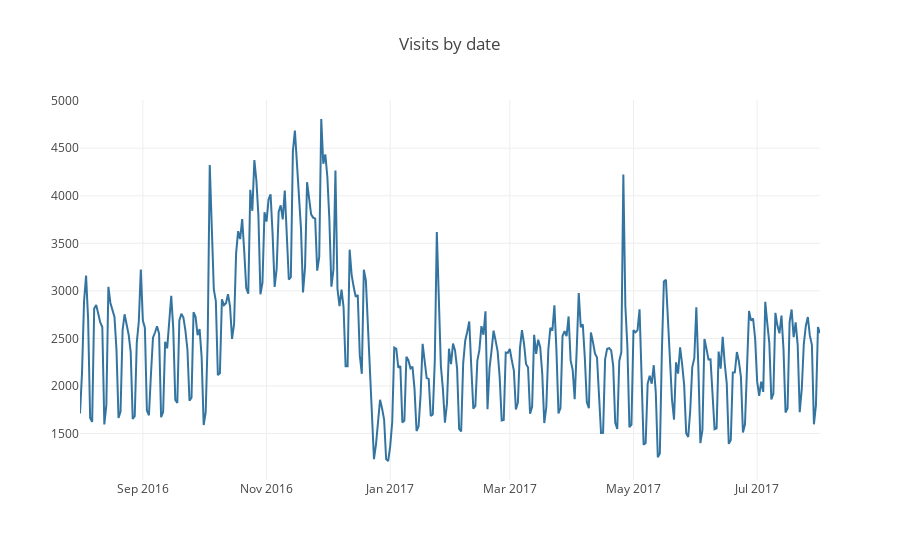
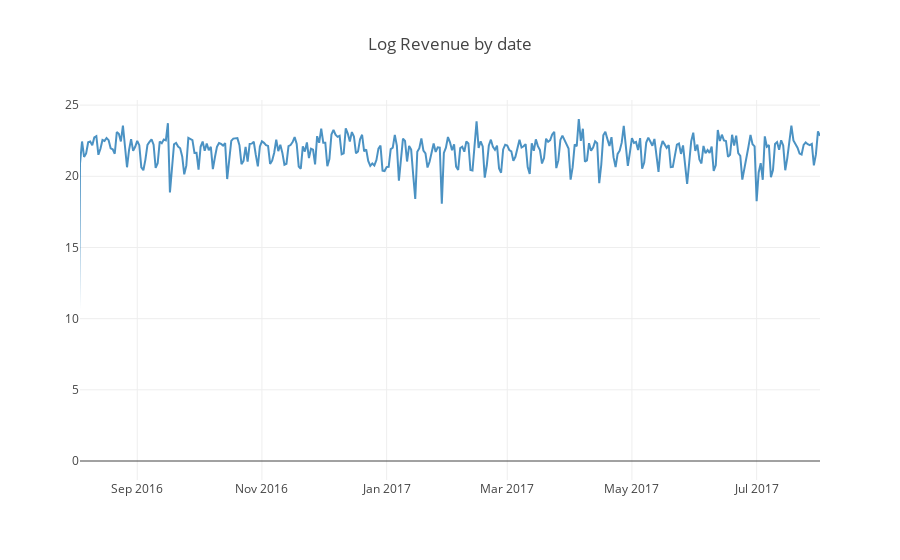

Notebook cell for these charts, in order:
### Markdown cell above
#### In this setion, visit date including (year, month and day) is used to illusterate the number of visits to GStore and the sum of the total revenue for each date.

### Code cell
# Visits by time train
tmp_train = train_df['date'].value_counts().to_frame().reset_index().sort_values('index')
tmp_train = tmp_train.rename(columns = {"date" : "visits"}).rename(columns = {"index" : "date"})

# Plot visits
trace1 = go.Scatter(x=tmp_train.date.astype(str), y=tmp_train.visits,
                    opacity = 0.8, line = dict(color = '#005289'), name= 'Train')

traces = [trace1]

layout = dict(
    title= "Visits by date",
    xaxis = dict(
        range = ['2016-08-01','2017-08-01'])
)

fig = dict(data= traces, layout=layout)
iplot(fig)


# Revenue by time
train_date_sum = train_df.groupby('date')['totals_transactionRevenue'].sum().to_frame().reset_index()
# Plot log revenue
trace_date = go.Scatter(x=train_date_sum.date.astype(str), 
                        y=train_date_sum['totals_transactionRevenue'].apply(lambda x: np.log1p(x)), opacity = 0.8)
layout = dict(
    title= "Log Revenue by date",
    xaxis = dict(
        range = ['2016-08-04','2017-08-01'])
)

fig = dict(data= [trace_date], layout=layout)
iplot(fig)

### Figure 1 — Plotly figure (JSON) as saved in the notebook; plotly's stock layout.template omitted (floating-point values rounded to 4 significant figures; data arrays with more than 128 entries replaced by an {"elided": "..."} marker saying what was removed)
{"data": [{"line": {"color": "#005289"}, "name": "Train", "opacity": 0.8, "type": "scatter", "uid": "43fb8f28-c671-11e8-aa1a-0242ac130002", "x": {"elided": "366 str values"}, "y": {"elided": "366 int values"}}], "layout": {"title": "Visits by date", "xaxis": {"range": ["2016-08-01", "2017-08-01"]}}}

### Figure 2 — Plotly figure (JSON) as saved in the notebook; plotly's stock layout.template omitted (floating-point values rounded to 4 significant figures; data arrays with more than 128 entries replaced by an {"elided": "..."} marker saying what was removed)
{"data": [{"opacity": 0.8, "type": "scatter", "uid": "44244eae-c671-11e8-aa1a-0242ac130002", "x": {"elided": "366 str values"}, "y": {"elided": "366 float values"}}], "layout": {"title": "Log Revenue by date", "xaxis": {"range": ["2016-08-04", "2017-08-01"]}}}
